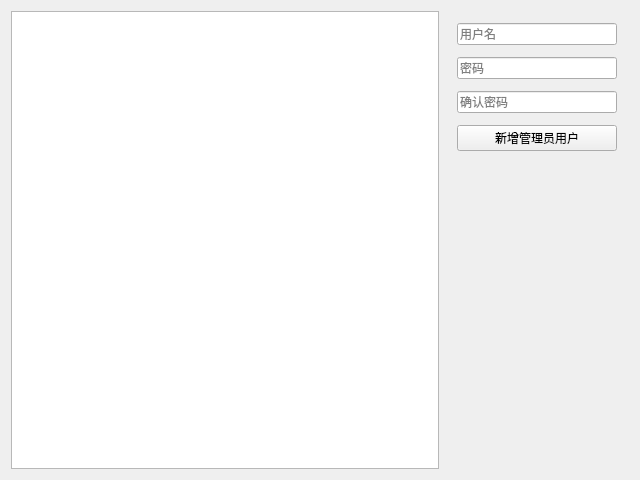
<?xml version="1.0" encoding="UTF-8"?>
<ui version="4.0">
 <class>UsersWidget</class>
 <widget class="QWidget" name="UsersWidget">
  <property name="geometry">
   <rect>
    <x>0</x>
    <y>0</y>
    <width>640</width>
    <height>480</height>
   </rect>
  </property>
  <layout class="QGridLayout" name="gridLayoutUsers" columnstretch="7,3">
   <item row="0" column="0">
    <widget class="QListWidget" name="userList">
     <property name="editTriggers">
      <set>QAbstractItemView::NoEditTriggers</set>
     </property>
     <property name="modelColumn">
      <number>0</number>
     </property>
    </widget>
   </item>
   <item row="0" column="1">
    <layout class="QVBoxLayout" name="verticalLayout">
     <property name="spacing">
      <number>12</number>
     </property>
     <property name="leftMargin">
      <number>12</number>
     </property>
     <property name="topMargin">
      <number>12</number>
     </property>
     <property name="rightMargin">
      <number>12</number>
     </property>
     <item>
      <widget class="QLineEdit" name="lineEditUsername">
       <property name="placeholderText">
        <string>用户名</string>
       </property>
       <property name="clearButtonEnabled">
        <bool>true</bool>
       </property>
      </widget>
     </item>
     <item>
      <widget class="QLineEdit" name="lineEditPassword">
       <property name="echoMode">
        <enum>QLineEdit::Password</enum>
       </property>
       <property name="placeholderText">
        <string>密码</string>
       </property>
       <property name="clearButtonEnabled">
        <bool>true</bool>
       </property>
      </widget>
     </item>
     <item>
      <widget class="QLineEdit" name="lineEditPasswordConfirm">
       <property name="echoMode">
        <enum>QLineEdit::Password</enum>
       </property>
       <property name="placeholderText">
        <string>确认密码</string>
       </property>
       <property name="clearButtonEnabled">
        <bool>true</bool>
       </property>
      </widget>
     </item>
     <item>
      <widget class="QPushButton" name="addUserButton">
       <property name="text">
        <string>新增管理员用户</string>
       </property>
       <property name="autoDefault">
        <bool>true</bool>
       </property>
      </widget>
     </item>
     <item>
      <spacer name="verticalSpacer">
       <property name="orientation">
        <enum>Qt::Vertical</enum>
       </property>
       <property name="sizeHint" stdset="0">
        <size>
         <width>20</width>
         <height>40</height>
        </size>
       </property>
      </spacer>
     </item>
    </layout>
   </item>
  </layout>
 </widget>
 <resources/>
 <connections/>
</ui>
